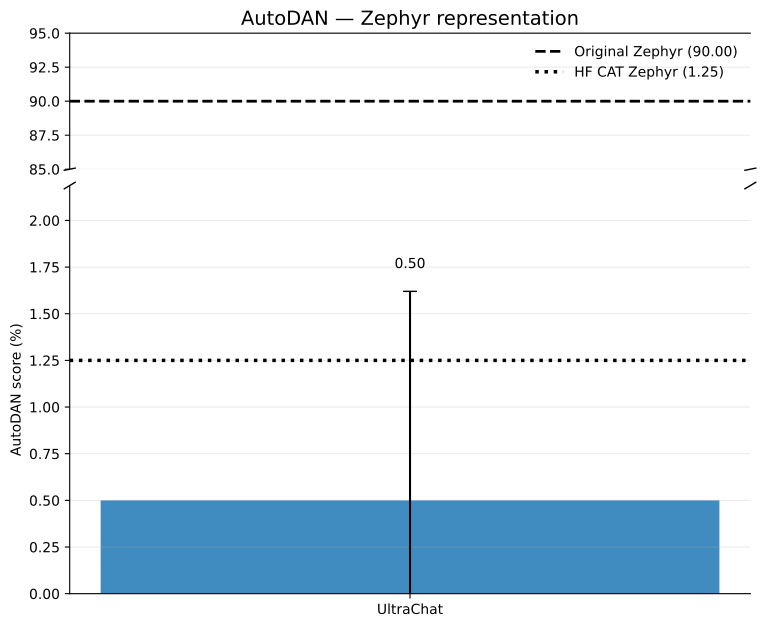

Write the Python code that produced this figure.
import numpy as np
import matplotlib.pyplot as plt

from pathlib import Path
from matplotlib.backends.backend_pdf import PdfPages


# ============================================================
# Configuration
# ============================================================

MODEL_NAME = "Zephyr"
METRIC_NAME = "AutoDAN"
COLOR = "C0"

# AutoDAN values are stored directly on the 0-100 scale.
eps = np.array([
    0.05,
    0.10,
    0.20,
    0.40,
])


# ============================================================
# Representation
# ============================================================

github = (0.50, 1.12)

references = {
    "Original Zephyr": 90.00,
    "HuggingFace CAT Zephyr": 1.25,
}


# ============================================================
# Relative learning-rate representation
# ============================================================

relative = {
    "y": [
        1.67,
        2.50,
        0.83,
        0.00,
    ],
    "err": [
        1.44,
        0.00,
        1.44,
        0.00,
    ],
}


# ============================================================
# Broken-axis marks
# ============================================================

def add_break_marks(ax_top, ax_bottom):
    d = 0.008

    kwargs = dict(
        color="black",
        clip_on=False,
        linewidth=1,
    )

    ax_top.plot(
        (-d, +d),
        (-d, +d),
        transform=ax_top.transAxes,
        **kwargs,
    )

    ax_top.plot(
        (1 - d, 1 + d),
        (-d, +d),
        transform=ax_top.transAxes,
        **kwargs,
    )

    ax_bottom.plot(
        (-d, +d),
        (1 - d, 1 + d),
        transform=ax_bottom.transAxes,
        **kwargs,
    )

    ax_bottom.plot(
        (1 - d, 1 + d),
        (1 - d, 1 + d),
        transform=ax_bottom.transAxes,
        **kwargs,
    )


# ============================================================
# Representation plot
# ============================================================

def plot_representation():
    value, error = github

    fig, (ax_top, ax_bottom) = plt.subplots(
        2,
        1,
        sharex=True,
        figsize=(8, 7),
        gridspec_kw={
            "height_ratios": [1, 3],
            "hspace": 0.06,
        },
    )

    original = references["Original Zephyr"]
    hf = references["HuggingFace CAT Zephyr"]

    # --------------------------------------------------------
    # GitHub bar + reference lines
    # --------------------------------------------------------

    for ax in (ax_top, ax_bottom):

        ax.bar(
            [0],
            [value],
            yerr=[error],
            capsize=5,
            width=0.55,
            color=COLOR,
            alpha=0.85,
        )

        ax.axhline(
            original,
            color="black",
            linestyle="--",
            linewidth=2,
            label=f"Original Zephyr ({original:.2f})",
        )

        ax.axhline(
            hf,
            color="black",
            linestyle=":",
            linewidth=2.5,
            label=f"HF CAT Zephyr ({hf:.2f})",
        )

    # --------------------------------------------------------
    # Broken y-axis
    #
    # Lower section contains:
    # GitHub = 0.50 +/- 1.12
    # HF CAT = 1.25
    #
    # Upper section contains:
    # Original = 90
    # --------------------------------------------------------

    lower_max = max(
        value + error,
        hf,
    ) * 1.35

    ax_bottom.set_ylim(
        0,
        lower_max,
    )

    ax_top.set_ylim(
        85,
        95,
    )

    # --------------------------------------------------------
    # Broken-axis appearance
    # --------------------------------------------------------

    ax_top.spines["bottom"].set_visible(False)
    ax_bottom.spines["top"].set_visible(False)

    ax_top.tick_params(
        bottom=False,
        labelbottom=False,
    )

    add_break_marks(
        ax_top,
        ax_bottom,
    )

    # --------------------------------------------------------
    # X axis
    # --------------------------------------------------------

    ax_bottom.set_xticks([0])

    ax_bottom.set_xticklabels([
        "UltraChat"
    ])

    # --------------------------------------------------------
    # Numerical value
    # --------------------------------------------------------

    ax_bottom.text(
        0,
        value + error + lower_max * 0.05,
        f"{value:.2f}",
        ha="center",
        va="bottom",
        fontsize=10,
    )

    # --------------------------------------------------------
    # Labels / styling
    # --------------------------------------------------------

    ax_bottom.set_ylabel(
        "AutoDAN score (%)"
    )

    ax_top.set_title(
        f"{METRIC_NAME} — {MODEL_NAME} representation",
        fontsize=14,
    )

    for ax in (ax_top, ax_bottom):
        ax.grid(
            axis="y",
            alpha=0.25,
        )

        ax.spines["right"].set_visible(False)

    ax_top.legend(
        frameon=False,
    )

    fig.subplots_adjust(
        left=0.12,
        right=0.97,
        bottom=0.12,
        top=0.92,
    )

    return fig


# ============================================================
# Relative learning-rate plot
# ============================================================

def plot_relative_lr():
    fig, ax = plt.subplots(figsize=(8, 6))

    y = np.array(
        relative["y"],
        dtype=float,
    )

    err = np.array(
        relative["err"],
        dtype=float,
    )

    # --------------------------------------------------------
    # Line + markers
    # --------------------------------------------------------

    ax.plot(
        eps,
        y,
        marker="o",
        markersize=7,
        linewidth=2,
        color=COLOR,
        label="UltraChat",
    )

    # --------------------------------------------------------
    # Error bars
    # --------------------------------------------------------

    ax.errorbar(
        eps,
        y,
        yerr=err,
        fmt="none",
        capsize=4,
        color=COLOR,
    )

    # --------------------------------------------------------
    # Y axis
    # --------------------------------------------------------

    ymax = max(
        np.max(y + err) * 1.15,
        1.0,
    )

    ax.set_ylim(
        0,
        ymax,
    )

    # --------------------------------------------------------
    # X axis
    # --------------------------------------------------------

    ax.set_xlabel(
        r"Configuration multiplier $s$"
    )

    ax.set_xticks(eps)

    ax.set_xticklabels([
        "0.05",
        "0.10",
        "0.20",
        "0.40",
    ])

    # --------------------------------------------------------
    # Labels / styling
    # --------------------------------------------------------

    ax.set_ylabel(
        "AutoDAN score (%)"
    )

    ax.set_title(
        f"{METRIC_NAME} — {MODEL_NAME} relative learning rate",
        fontsize=14,
    )

    ax.grid(
        axis="y",
        alpha=0.25,
    )

    ax.spines["top"].set_visible(False)
    ax.spines["right"].set_visible(False)

    ax.legend(
        frameon=False,
    )

    fig.tight_layout()

    return fig


# ============================================================
# Generate
# ============================================================

figures = [
    plot_representation(),
    plot_relative_lr(),
]


# ============================================================
# Save to ONE multipage PDF
# ============================================================

script_path = Path(__file__).resolve()
pdf_path = script_path.with_suffix(".pdf")

with PdfPages(pdf_path) as pdf:
    for fig in figures:
        pdf.savefig(
            fig,
            bbox_inches="tight",
        )

print(
    f"Saved {len(figures)} figures to:\n"
    f"{pdf_path}"
)


# ============================================================
# Display
# ============================================================

plt.show()
